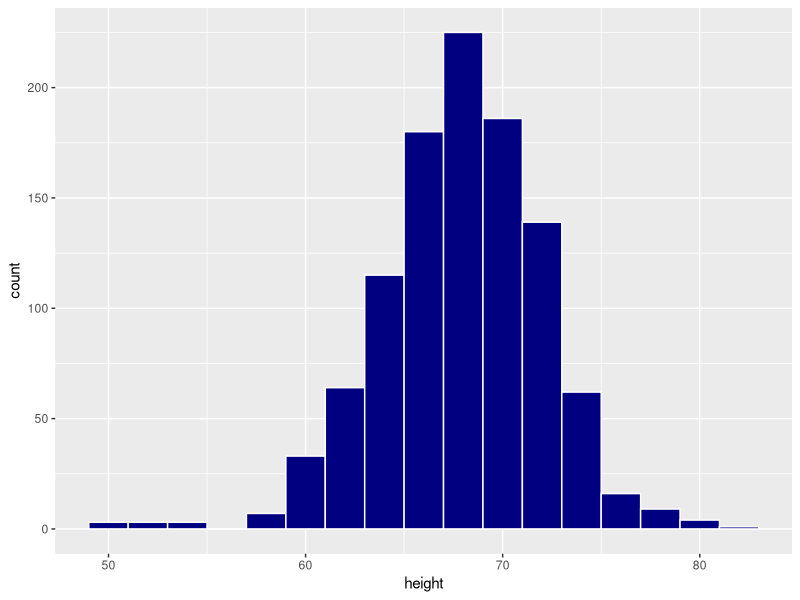
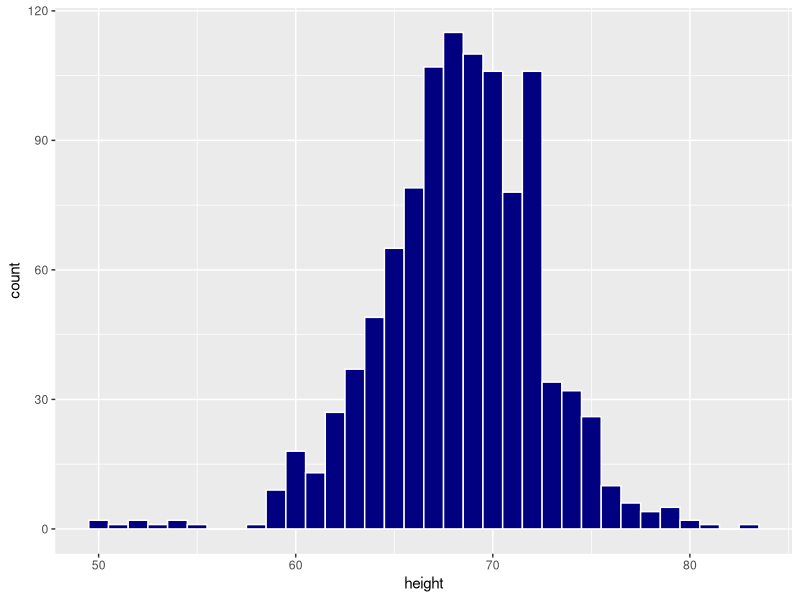
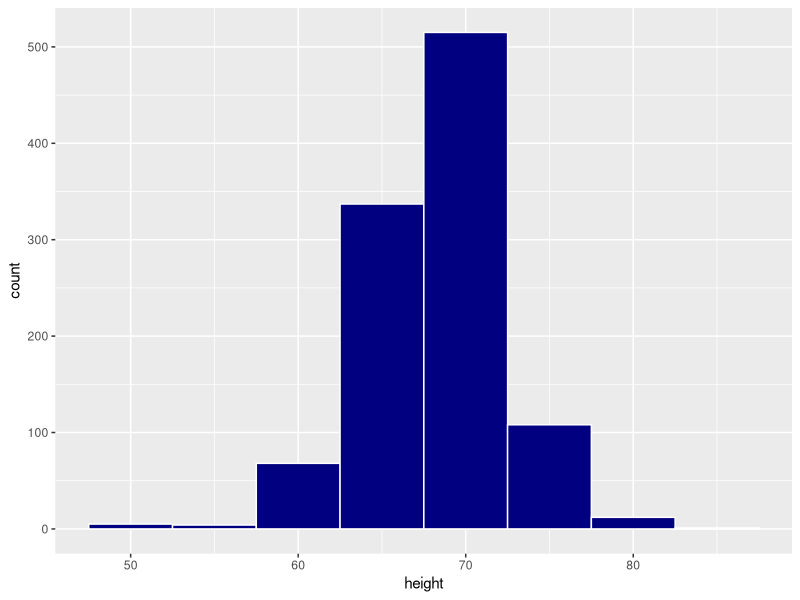
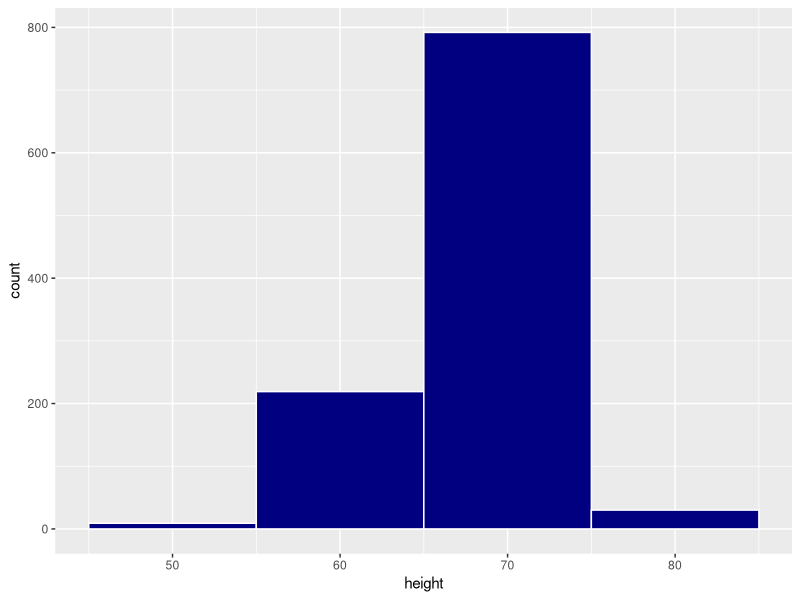
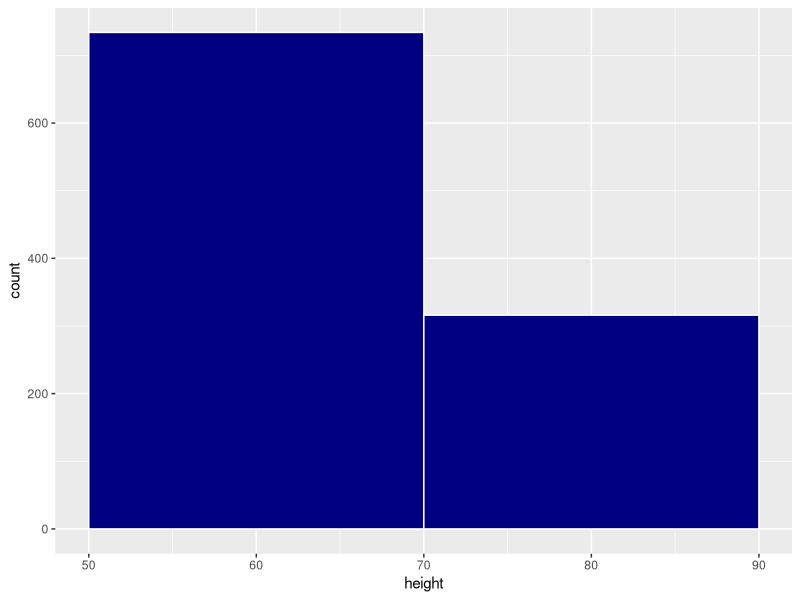
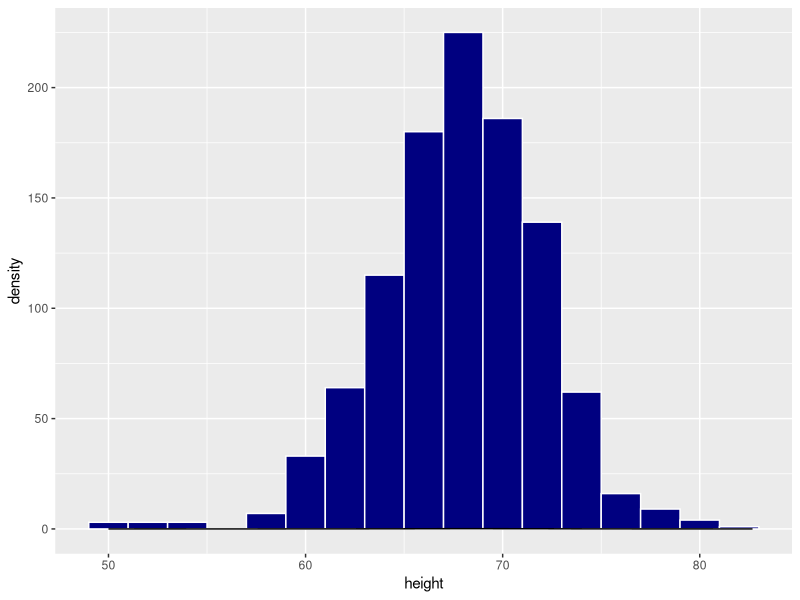
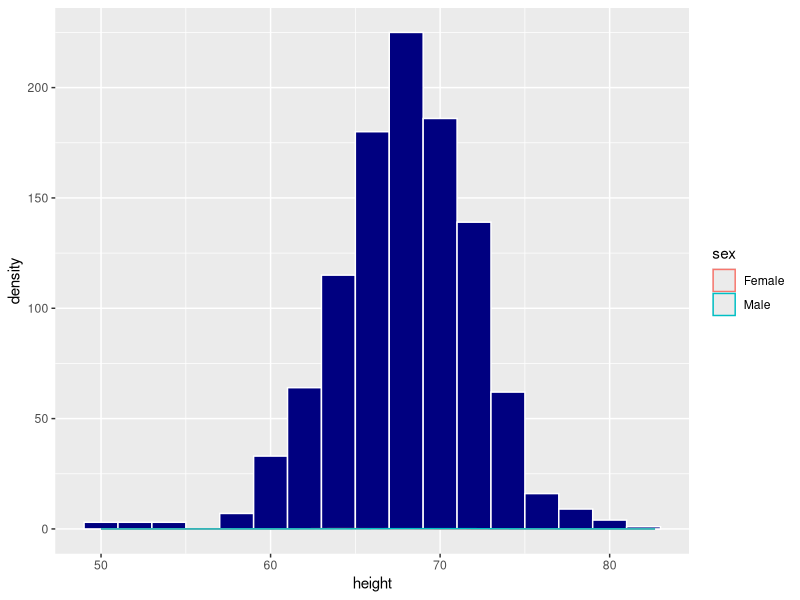
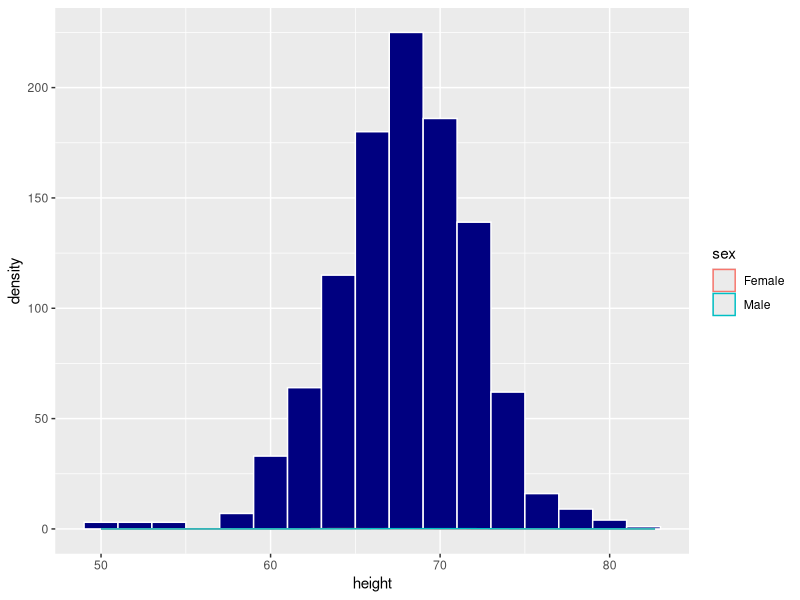

Recreate these plots in R, in order.
## ---- chunk 1
knitr::opts_chunk$set(echo = TRUE)
library(tidyverse)
## ---- chunk 2
#install.packages("dslabs")
library(dslabs) 
data(heights)
glimpse(heights)
## ---- chunk 3

#Creating a histogram of the sex and heights of a random set of Humans. 
heightsOfHumans <- ggplot(data = heights, aes(x = height))

#Creates a histogram of the data.
heightsOfHumans + geom_histogram(binwidth = 2, fill = "navy", color = "white")



## ---- chunk 4

#Example 1 of changing the bandwidth. The bandwidth will be 1. 
#Creating a histogram of the sex and heights of a random set of Humans. 
heightsOfHumans_1 <- ggplot(data = heights, aes(x = height))

#Creates a histogram of the data.
heightsOfHumans_1 + geom_histogram(binwidth = 1, fill = "navy", color = "white")


#__

#Example 1 of changing the bandwidth. The bandwidth will be 5.
heightsOfHumans_5 <- ggplot(data = heights, aes(x = height))

#Creates a histogram of the data.
heightsOfHumans_5 + geom_histogram(binwidth = 5, fill = "navy", color = "white")

#__

#Example 1 of changing the bandwidth. The bandwidth will be 10.
heightsOfHumans_10  <- ggplot(data = heights, aes(x = height))

#Creates a histogram of the data.
heightsOfHumans_10 + geom_histogram(binwidth = 10, fill = "navy", color = "white")


#__


#Example 1 of changing the bandwidth. The bandwidth will be 20.
heightsOfHumans_20 <- ggplot(data = heights, aes(x = height))

#Creates a histogram of the data.
heightsOfHumans_20 + geom_histogram(binwidth = 20, fill = "navy", color = "white")


#__
## ---- chunk 5
#Creating a histogram of the sex and heights of a random set of Humans. 
heightsOfHumans <- ggplot(data = heights, aes(x = height))

#Creates a histogram of the data and added the geom_density function.
heightsOfHumans + geom_histogram(binwidth = 2, fill = "navy", color = "white") + geom_density()
## ---- chunk 6
#Creating a histogram of the sex and heights of a random set of Humans. 
heightsOfHumans <- ggplot(data = heights, aes(x = height))

#Creates a histogram of the data and added the geom_density function.
heightsOfHumans + geom_histogram(binwidth = 2, fill = "navy", color = "white") + geom_density(aes(group = sex, color = sex))
                                                                  
## ---- chunk 7
#Creating a histogram of the sex and heights of a random set of Humans. The geom density is colored separated by the sex.
heightsOfHumans <- ggplot(data = heights, aes(x = height))

#Creates a histogram of the data and added the geom_density function.
heightsOfHumans + geom_histogram(binwidth = 2, fill = "navy", color = "white") + geom_density(aes(color = sex))

#Creating a histogram of the sex and heights of a random set of Humans. The geom density is filled and separated by the sex.
heightsOfHumans <- ggplot(data = heights, aes(x = height))

#Creates a histogram of the data and added the geom_density function.
heightsOfHumans + geom_histogram(binwidth = 2, fill = "navy", color = "white") + geom_density(aes(fill = sex))

## ---- chunk 8
# Creating a histogram of the sex and heights of a random set of Humans. 
heightsOfHumans <- ggplot(data = heights, aes(x = height, fill = sex))

# Histogram and density, both colored by sex, with some transparency
heightsOfHumans + 
  geom_histogram(binwidth = 2, alpha = 0.6, position = "identity", color = "white") + 
  geom_density(aes(fill = sex), alpha = 0.4)

## ---- chunk 9
# Creating a histogram of the sex and heights of a random set of Humans. 
heightsOfHumans_box <- ggplot(data = heights, aes(x = height, y = sex)) 

# Histogram and density, both colored by sex, with some transparency
heightsOfHumans + geom_boxplot()
## ---- chunk 10
head(heights)
## ---- chunk 11

data_mean_height <- mean(heights$height, na.rm = TRUE)
data_mean_height

data_median_height <- median(heights$height, na.rm = TRUE)
data_median_height
## ---- chunk 12
#Mean for women. 
data_mean_height_fem <- mean(heights$height[heights$sex == "Female"], na.rm = TRUE)
print("The mean for Women: ")
data_mean_height_fem

#Median for women. 
data_med_height_fem <- median(heights$height[heights$sex == "Female"], na.rm = TRUE)
print("The median for Women: ")
data_med_height_fem

#___

#Mean for Men. 
data_mean_height_men <- mean(heights$height[heights$sex == "Male"], na.rm = TRUE)
print("The mean for Men: ")
data_mean_height_men

#Median for Men. 
data_med_height_men <- median(heights$height[heights$sex == "Male"], na.rm = TRUE)
print("The median for Men: ")
data_med_height_men


## ---- chunk 13
library(dplyr)

#The tallest woman.
max_height_fem <- heights %>% filter(sex == "Female") %>% arrange(desc(height)) %>% slice(1)

print("The height of the tallest woman is: ")
max_height_fem

#__

#The shortest man. 
min_height_men <- heights %>% filter(sex == "Male") %>% arrange(height) %>% slice(1)

print("The height of the shortest man is: ")
min_height_men




## ---- chunk 14
# install.packages("pscl")
library(pscl) # loads in the package that has this data. 
## You might need to install this...

# data for presidental elections
votedata <-  presidentialElections
glimpse(votedata)
## ---- chunk 15


## ---- chunk 16



## ---- chunk 17



## ---- chunk 18


## ---- chunk 19


## ---- chunk 20



## ---- chunk 21


## ---- chunk 22
library(maps)
votedata$state <- tolower(votedata$state)  ## states need to be lowercase for linking

states_map <- map_data("state") ## this gives us the lat and long for each point of each state.
  
map_plot <-  ggplot(data =  votedata %>% filter(year == 2008), aes(map_id = state)) +
    geom_map(aes(fill = demVote), map = states_map) +
    expand_limits(x = states_map$long, y = states_map$lat)
map_plot  
## ---- chunk 23
map_plot <-  ggplot(data =  votedata %>% filter(year == 2016), aes(map_id = state)) +
  geom_map(aes(fill = demVote), map = states_map)+
  expand_limits(x = states_map$long, y = states_map$lat)
map_plot  
## ---- chunk 24


## ---- chunk 25


## ---- chunk 26


## ---- chunk 27
library(palmerpenguins)
glimpse(penguins)
## ---- chunk 28


## ---- chunk 29


## ---- chunk 30


## ---- chunk 31



## ---- chunk 32



## ---- chunk 33
